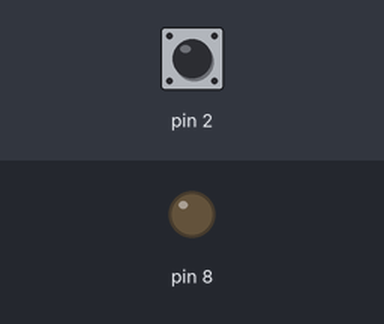
Bench run of a sketch on a simulated Arduino Uno, built with avr-gcc and run on an emulated ATmega328P. Shown: output pins drawn as LEDs (lit = HIGH). The test bench sets the inputs (shaded band); at power-on: pin 2 LOW.

Above: at 1.2 s.
1.3 s: pin 2 pulsed HIGH 5 times (0.12 s each, 0.3 s apart)
At 2.4 s:
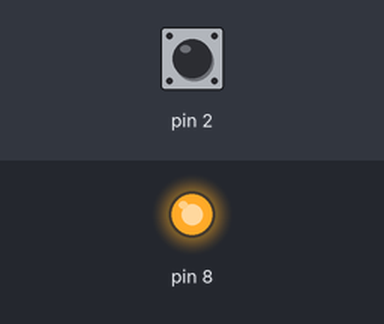
Timing chart, 0 to 4.3 s (numbered marks = the images above; inputs shaded):
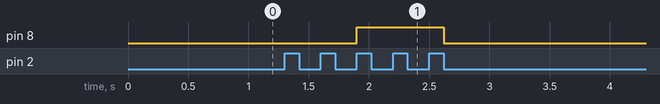

Measured:
- after the input at 1.3 s, pin 8: LOW → HIGH after 0.60 s, → LOW 0.72 s later

The sketch:

changement_5transistions_interruption_cpvar.ino
```cpp
volatile int cp,divis=5;
volatile int tput=0;
void setup() {
  // put your setup code here, to run once:
pinMode(2,INPUT);
pinMode(8,OUTPUT);
digitalWrite(8,LOW);
     bitSet(EIFR,INTF0);
     attachInterrupt(0,fonction_transition, CHANGE);
     Serial.begin(9600);
Serial.setTimeout(20000);

}
void loop(){ divis=Serial.parseInt();}
void fonction_transition() {
       cp++;
       if(cp>=divis) {tput=1-tput;digitalWrite(8,tput);
   cp=0;    }

}
```
